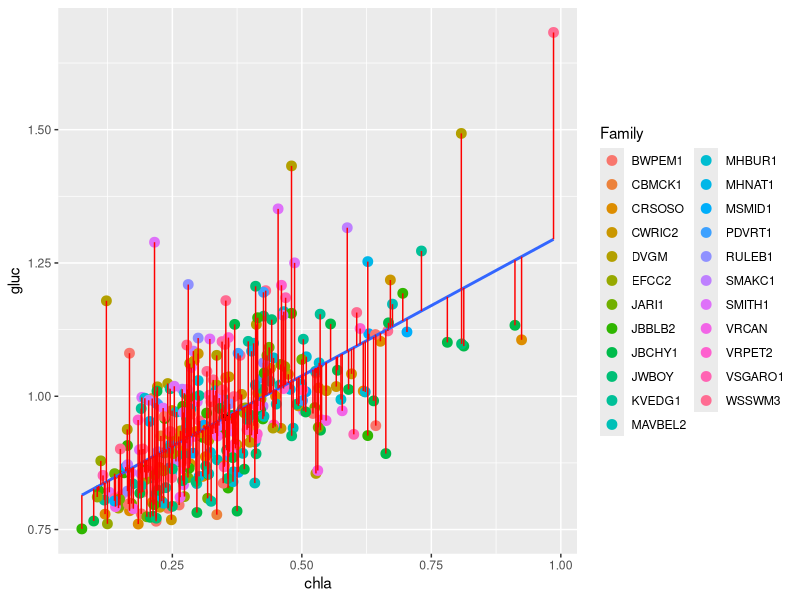
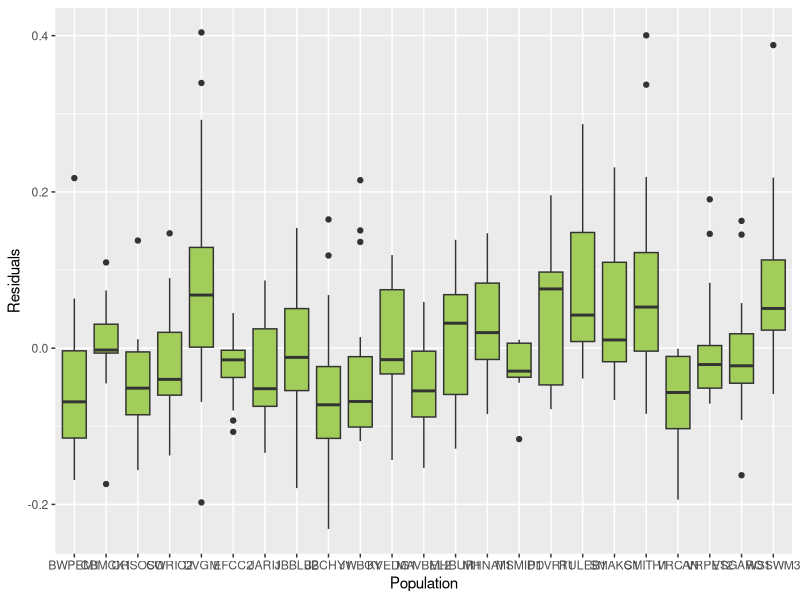

R code for these plots, in order:
## ---- chunk 1
library(dplyr)
gmdata <- read.csv("DataSynthesis.csv",stringsAsFactors = F)
## ---- chunk 2
#Assign family column
prefamily<-gsub("*.\\|","",gmdata$Tag)
gmdata$Family<-gsub("\\-.*","",prefamily)

#make a pool dataframe
pools <- gmdata %>% group_by(Family) %>% filter(Family=="pool")

#Remove maple controls
gmdata<-gmdata[!grepl("maple",gmdata$Tag,fixed=T),]

#Remove plants in fertilizer experiment and extra plants not in all treatments
gmdata <- gmdata[!grepl("i",gmdata$Sample,fixed=T),] 

#filter out intraspecific "gm" treatment
gm1 <- gmdata  %>% filter(!treatment=="gm")

#What populations are in the experiment
unique(gmdata$Family)
## ---- chunk 3
gmdata <- gmdata %>% mutate(GM_LxW = GM_Leaf_Len * GM_Leaf_Wid)
## ---- chunk 4
#Use "Tag" to group. (Tag is the unique identifyier for each plant)
nopseudo1 <- gmdata %>% group_by(Tag) %>% 
  summarise(gluc = mean(gluc_Conc),
            flav = mean(flav_Conc),
            chla = mean(ChlorA),
            chlb = mean(ChlorB),
            leafa = mean(GM_LxW),Family=first(Family))#added in family collumn

#merge adds back in the pseudo replication.. you can see that there are now two values for each mean...use left_join if you want to add back in the other collumns. 
#gm <- merge(nopseudo1, gmdata, by = "Tag", all = TRUE)


#I am unsure what this is for...
#goodvarbs <- c("PlantID", "Family", "treatment", "GM_NumberOfLeaves")
#good <- gmdata %>% select(goodvarbs)

#gm1 <- merge(good, nopseudo1, by = "PlantID")

#gm1 <- unique(gm1)

#exclude pools (I am doing this for the  nopseudo dataframe.)
nopseudo1 <- nopseudo1 %>% group_by(Family) %>% filter(!Family=="pool")
## ---- chunk 5
#I took this out because the analyses and graphs will take these out automatically, and there are less flav samples than gluc samples and less gluc than chlor, etc., so we will lose power when only analysing glucs or chlor. 



#filter NAs
#gm1 <- gm1 %>% filter(!is.na(gluc), !is.na(flav), !is.na(leafa), !is.na(GM_NumberOfLeaves))
#summary(gm1)
## ---- chunk 6
# chla x gluc
chlagluc <- (lm(gluc ~ chla, data = nopseudo1))

# chlb x gluc
chlbgluc <- (lm(gluc ~ chlb, data = nopseudo1))

# chla x flav
chlaflav <- (lm(flav ~ chla, data = nopseudo1))

#chlb x flav
chlbflav <- (lm(flav ~ chlb, data = nopseudo1))
## ---- chunk 7
library(ggplot2)
ggplot(nopseudo1[!is.na(nopseudo1$gluc),])+
  geom_point(aes(x = chla, y = gluc, colour = Family),
             size = 3)+
  #geom_hline(yintercept = gm1$gluc), colour = "black")+
  geom_smooth(aes(x = chla, y = gluc),
              method = "lm", se = F)+
  geom_point(aes(x = mean(chla),
                 y = mean(gluc)))+
  geom_segment(aes(x = chla, xend = chla, 
                   y = fitted(chlagluc), yend = gluc), colour = "red") 

#for each x, fitted extracts the value on the blue line
#the regression line minimizes deviations from it

#Nice graph!
## ---- chunk 8
#Creating glucosinolate data frame. This excludes NA values for glucConc
glucDat<-nopseudo1[!is.na(nopseudo1$gluc),]

chlagluc.res <-   resid(chlagluc)

glucDat$chlagluc.res <- chlagluc.res


#Double checking we added the residuals to the correct locations...

#Back calculating raw glucosinolate values
glucDat$backCalcValues<-chlagluc$fitted.values+chlagluc$residuals

#Do the back calculated values match the real values. 
any(glucDat$gluc!=glucDat$backCalcValues)
#There are discrepancies.... 

#Looking at the discrepancies, i can see that they are all just rounding errors.
glucDat[glucDat$gluc!=glucDat$backCalcValues,c("gluc","backCalcValues","Tag")]


## ---- chunk 9
a1 <- lm(chlagluc.res ~ Family, data = glucDat)
summary(a1)
anova(a1)


#visualize
ggplot(glucDat, aes(x = Family, y = chlagluc.res))+
  geom_boxplot(fill = 'darkolivegreen3')+
  scale_x_discrete(name = "Population")+
  scale_y_continuous(name = "Residuals")
